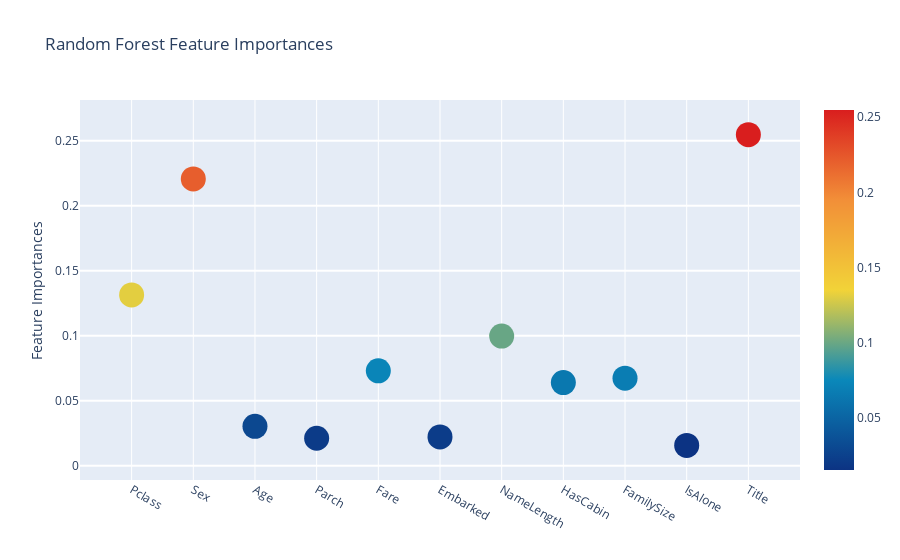
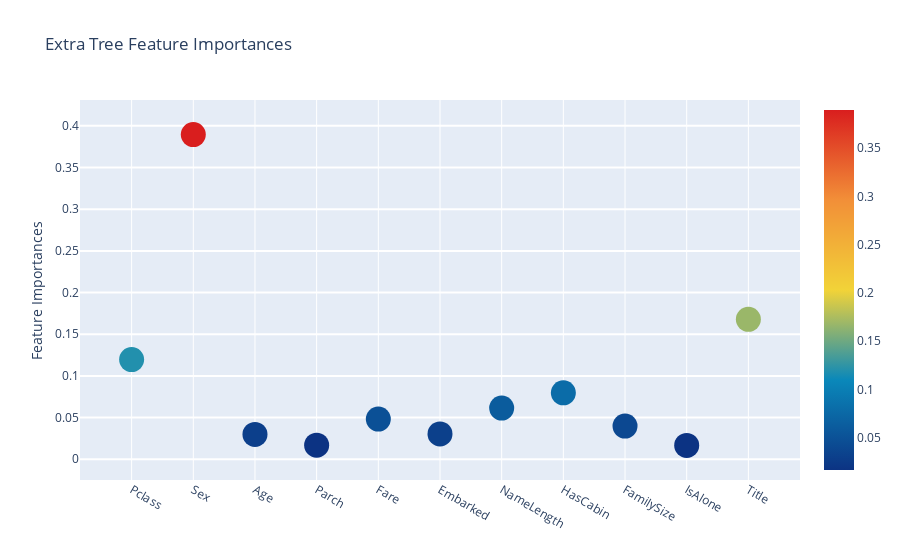

Notebook code cell kept with these figures, in order:
### Code cell
plot_feature_importances_scatter(RF_FI)
plot_feature_importances_scatter(ET_FI)

### Figure 1 — Plotly figure (JSON) as saved in the notebook; plotly's stock layout.template omitted (floating-point values rounded to 4 significant figures)
{"data": [{"marker": {"color": [0.1314, 0.2206, 0.0303, 0.02114, 0.07298, 0.02219, 0.09971, 0.06393, 0.06738, 0.01565, 0.2547], "colorscale": [[0, "rgb(12,51,131)"], [0.25, "rgb(10,136,186)"], [0.5, "rgb(242,211,56)"], [0.75, "rgb(242,143,56)"], [1, "rgb(217,30,30)"]], "showscale": true, "size": 25, "sizemode": "diameter", "sizeref": 1}, "mode": "markers", "text": ["Pclass", "Sex", "Age", "Parch", "Fare", "Embarked", "NameLength", "HasCabin", "FamilySize", "IsAlone", "Title"], "type": "scatter", "x": ["Pclass", "Sex", "Age", "Parch", "Fare", "Embarked", "NameLength", "HasCabin", "FamilySize", "IsAlone", "Title"], "y": [0.1314, 0.2206, 0.0303, 0.02114, 0.07298, 0.02219, 0.09971, 0.06393, 0.06738, 0.01565, 0.2547]}], "layout": {"autosize": true, "hovermode": "closest", "showlegend": false, "title": {"text": "Random Forest Feature Importances"}, "yaxis": {"gridwidth": 2, "ticklen": 5, "title": {"text": "Feature Importances"}}}}

### Figure 2 — Plotly figure (JSON) as saved in the notebook; plotly's stock layout.template omitted (floating-point values rounded to 4 significant figures)
{"data": [{"marker": {"color": [0.1196, 0.3895, 0.02985, 0.01697, 0.04827, 0.0304, 0.06138, 0.07971, 0.03983, 0.01668, 0.1678], "colorscale": [[0, "rgb(12,51,131)"], [0.25, "rgb(10,136,186)"], [0.5, "rgb(242,211,56)"], [0.75, "rgb(242,143,56)"], [1, "rgb(217,30,30)"]], "showscale": true, "size": 25, "sizemode": "diameter", "sizeref": 1}, "mode": "markers", "text": ["Pclass", "Sex", "Age", "Parch", "Fare", "Embarked", "NameLength", "HasCabin", "FamilySize", "IsAlone", "Title"], "type": "scatter", "x": ["Pclass", "Sex", "Age", "Parch", "Fare", "Embarked", "NameLength", "HasCabin", "FamilySize", "IsAlone", "Title"], "y": [0.1196, 0.3895, 0.02985, 0.01697, 0.04827, 0.0304, 0.06138, 0.07971, 0.03983, 0.01668, 0.1678]}], "layout": {"autosize": true, "hovermode": "closest", "showlegend": false, "title": {"text": "Extra Tree Feature Importances"}, "yaxis": {"gridwidth": 2, "ticklen": 5, "title": {"text": "Feature Importances"}}}}
